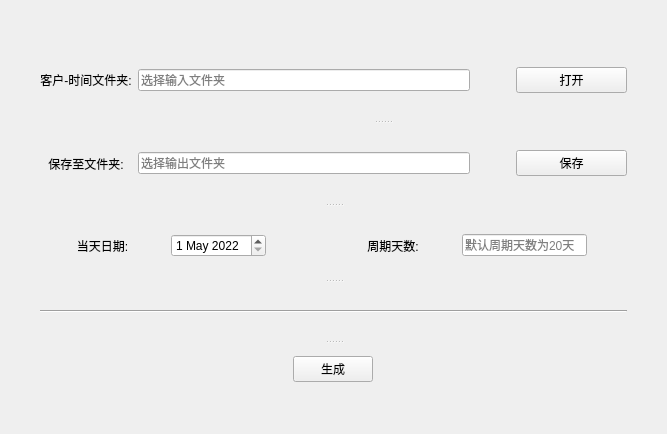
<?xml version="1.0" encoding="UTF-8"?>
<ui version="4.0">
 <class>Form</class>
 <widget class="QWidget" name="Form">
  <property name="enabled">
   <bool>true</bool>
  </property>
  <property name="geometry">
   <rect>
    <x>0</x>
    <y>0</y>
    <width>667</width>
    <height>434</height>
   </rect>
  </property>
  <property name="sizePolicy">
   <sizepolicy hsizetype="Preferred" vsizetype="Preferred">
    <horstretch>0</horstretch>
    <verstretch>0</verstretch>
   </sizepolicy>
  </property>
  <property name="minimumSize">
   <size>
    <width>667</width>
    <height>434</height>
   </size>
  </property>
  <property name="maximumSize">
   <size>
    <width>2200</width>
    <height>1350</height>
   </size>
  </property>
  <property name="acceptDrops">
   <bool>false</bool>
  </property>
  <property name="windowTitle">
   <string>按日期提取订单表</string>
  </property>
  <property name="layoutDirection">
   <enum>Qt::LeftToRight</enum>
  </property>
  <layout class="QHBoxLayout" name="horizontalLayout_7">
   <property name="leftMargin">
    <number>40</number>
   </property>
   <property name="topMargin">
    <number>40</number>
   </property>
   <property name="rightMargin">
    <number>40</number>
   </property>
   <property name="bottomMargin">
    <number>40</number>
   </property>
   <item>
    <widget class="QSplitter" name="splitter_3">
     <property name="orientation">
      <enum>Qt::Vertical</enum>
     </property>
     <widget class="QWidget" name="layoutWidget">
      <layout class="QHBoxLayout" name="horizontalLayout_6">
       <property name="leftMargin">
        <number>0</number>
       </property>
       <property name="rightMargin">
        <number>0</number>
       </property>
       <item>
        <layout class="QVBoxLayout" name="verticalLayout">
         <property name="spacing">
          <number>6</number>
         </property>
         <property name="rightMargin">
          <number>0</number>
         </property>
         <item>
          <widget class="QLabel" name="label_3">
           <property name="sizePolicy">
            <sizepolicy hsizetype="Preferred" vsizetype="Preferred">
             <horstretch>0</horstretch>
             <verstretch>1</verstretch>
            </sizepolicy>
           </property>
           <property name="text">
            <string>客户-时间文件夹:</string>
           </property>
           <property name="alignment">
            <set>Qt::AlignCenter</set>
           </property>
          </widget>
         </item>
         <item>
          <widget class="QLabel" name="label_2">
           <property name="sizePolicy">
            <sizepolicy hsizetype="Preferred" vsizetype="Preferred">
             <horstretch>0</horstretch>
             <verstretch>1</verstretch>
            </sizepolicy>
           </property>
           <property name="text">
            <string>保存至文件夹:</string>
           </property>
           <property name="alignment">
            <set>Qt::AlignCenter</set>
           </property>
          </widget>
         </item>
        </layout>
       </item>
       <item>
        <widget class="QSplitter" name="splitter">
         <property name="sizePolicy">
          <sizepolicy hsizetype="Preferred" vsizetype="Expanding">
           <horstretch>2</horstretch>
           <verstretch>0</verstretch>
          </sizepolicy>
         </property>
         <property name="orientation">
          <enum>Qt::Vertical</enum>
         </property>
         <widget class="QWidget" name="layoutWidget">
          <layout class="QHBoxLayout" name="horizontalLayout_3" stretch="0,0,0">
           <property name="topMargin">
            <number>0</number>
           </property>
           <property name="bottomMargin">
            <number>0</number>
           </property>
           <item>
            <widget class="QLineEdit" name="InputDir">
             <property name="sizePolicy">
              <sizepolicy hsizetype="Expanding" vsizetype="Fixed">
               <horstretch>3</horstretch>
               <verstretch>1</verstretch>
              </sizepolicy>
             </property>
             <property name="readOnly">
              <bool>true</bool>
             </property>
             <property name="placeholderText">
              <string>选择输入文件夹</string>
             </property>
            </widget>
           </item>
           <item>
            <spacer name="horizontalSpacer_4">
             <property name="orientation">
              <enum>Qt::Horizontal</enum>
             </property>
             <property name="sizeHint" stdset="0">
              <size>
               <width>40</width>
               <height>20</height>
              </size>
             </property>
            </spacer>
           </item>
           <item>
            <widget class="QPushButton" name="InputButton">
             <property name="sizePolicy">
              <sizepolicy hsizetype="Minimum" vsizetype="Fixed">
               <horstretch>1</horstretch>
               <verstretch>0</verstretch>
              </sizepolicy>
             </property>
             <property name="text">
              <string>打开</string>
             </property>
            </widget>
           </item>
          </layout>
         </widget>
         <widget class="QWidget" name="layoutWidget">
          <layout class="QHBoxLayout" name="horizontalLayout_2" stretch="0,0,0">
           <property name="topMargin">
            <number>0</number>
           </property>
           <property name="bottomMargin">
            <number>0</number>
           </property>
           <item>
            <widget class="QLineEdit" name="OutputDir">
             <property name="sizePolicy">
              <sizepolicy hsizetype="Expanding" vsizetype="Fixed">
               <horstretch>3</horstretch>
               <verstretch>1</verstretch>
              </sizepolicy>
             </property>
             <property name="readOnly">
              <bool>true</bool>
             </property>
             <property name="placeholderText">
              <string>选择输出文件夹</string>
             </property>
            </widget>
           </item>
           <item>
            <spacer name="horizontalSpacer_3">
             <property name="orientation">
              <enum>Qt::Horizontal</enum>
             </property>
             <property name="sizeHint" stdset="0">
              <size>
               <width>40</width>
               <height>20</height>
              </size>
             </property>
            </spacer>
           </item>
           <item>
            <widget class="QPushButton" name="OutputButton">
             <property name="sizePolicy">
              <sizepolicy hsizetype="Minimum" vsizetype="Fixed">
               <horstretch>1</horstretch>
               <verstretch>0</verstretch>
              </sizepolicy>
             </property>
             <property name="text">
              <string>保存</string>
             </property>
            </widget>
           </item>
          </layout>
         </widget>
        </widget>
       </item>
      </layout>
     </widget>
     <widget class="QSplitter" name="splitter_2">
      <property name="orientation">
       <enum>Qt::Vertical</enum>
      </property>
      <widget class="QWidget" name="layoutWidget">
       <layout class="QHBoxLayout" name="horizontalLayout_4">
        <property name="topMargin">
         <number>10</number>
        </property>
        <property name="bottomMargin">
         <number>5</number>
        </property>
        <item>
         <widget class="QLabel" name="label_5">
          <property name="sizePolicy">
           <sizepolicy hsizetype="Preferred" vsizetype="Preferred">
            <horstretch>1</horstretch>
            <verstretch>0</verstretch>
           </sizepolicy>
          </property>
          <property name="text">
           <string>当天日期:</string>
          </property>
          <property name="alignment">
           <set>Qt::AlignCenter</set>
          </property>
         </widget>
        </item>
        <item>
         <widget class="QDateEdit" name="dateEdit">
          <property name="dateTime">
           <datetime>
            <hour>0</hour>
            <minute>0</minute>
            <second>0</second>
            <year>2022</year>
            <month>5</month>
            <day>1</day>
           </datetime>
          </property>
          <property name="maximumDate">
           <date>
            <year>2025</year>
            <month>12</month>
            <day>31</day>
           </date>
          </property>
          <property name="minimumDate">
           <date>
            <year>2022</year>
            <month>1</month>
            <day>1</day>
           </date>
          </property>
         </widget>
        </item>
        <item>
         <spacer name="horizontalSpacer_5">
          <property name="orientation">
           <enum>Qt::Horizontal</enum>
          </property>
          <property name="sizeHint" stdset="0">
           <size>
            <width>58</width>
            <height>20</height>
           </size>
          </property>
         </spacer>
        </item>
        <item>
         <widget class="QLabel" name="label_4">
          <property name="sizePolicy">
           <sizepolicy hsizetype="Preferred" vsizetype="Preferred">
            <horstretch>1</horstretch>
            <verstretch>0</verstretch>
           </sizepolicy>
          </property>
          <property name="text">
           <string>周期天数:</string>
          </property>
          <property name="textFormat">
           <enum>Qt::AutoText</enum>
          </property>
          <property name="alignment">
           <set>Qt::AlignCenter</set>
          </property>
         </widget>
        </item>
        <item>
         <widget class="QLineEdit" name="CycleDays">
          <property name="sizePolicy">
           <sizepolicy hsizetype="Expanding" vsizetype="Fixed">
            <horstretch>1</horstretch>
            <verstretch>0</verstretch>
           </sizepolicy>
          </property>
          <property name="placeholderText">
           <string>默认周期天数为20天</string>
          </property>
         </widget>
        </item>
        <item>
         <spacer name="horizontalSpacer">
          <property name="orientation">
           <enum>Qt::Horizontal</enum>
          </property>
          <property name="sizeHint" stdset="0">
           <size>
            <width>40</width>
            <height>20</height>
           </size>
          </property>
         </spacer>
        </item>
       </layout>
      </widget>
      <widget class="Line" name="line">
       <property name="orientation">
        <enum>Qt::Horizontal</enum>
       </property>
      </widget>
      <widget class="QWidget" name="horizontalLayoutWidget">
       <layout class="QHBoxLayout" name="horizontalLayout_5">
        <property name="topMargin">
         <number>0</number>
        </property>
        <property name="bottomMargin">
         <number>0</number>
        </property>
        <item>
         <widget class="QPushButton" name="RunButton">
          <property name="sizePolicy">
           <sizepolicy hsizetype="Fixed" vsizetype="Fixed">
            <horstretch>0</horstretch>
            <verstretch>0</verstretch>
           </sizepolicy>
          </property>
          <property name="text">
           <string>生成</string>
          </property>
         </widget>
        </item>
       </layout>
      </widget>
     </widget>
    </widget>
   </item>
  </layout>
 </widget>
 <resources/>
 <connections/>
</ui>
